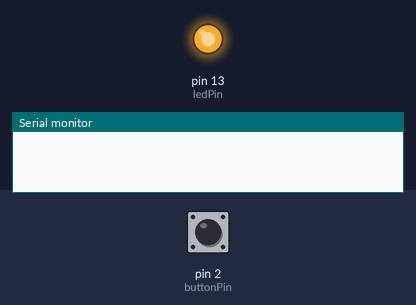
Bench run of a sketch on a simulated Arduino Uno, built with avr-gcc and run on an emulated ATmega328P. Parts: output pins drawn as LEDs (lit = HIGH), the last lines printed to the serial monitor. The inputs (shaded band) are chosen by the test bench; at power-on: pin 2 (buttonPin) LOW. Random numbers use the default seed unless the sketch sets one.

Above: at 3.9 s.
4.0 s: pin 2 (buttonPin) pulled HIGH for 0.15 s
At 5.0 s:
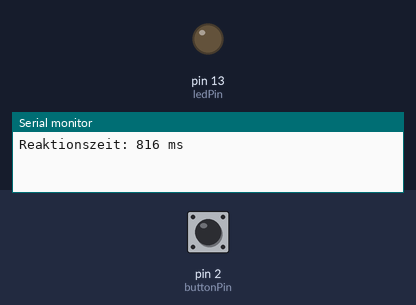
5.6 s: pin 2 (buttonPin) pulled HIGH for 3.2 s
Timing chart, 0 to 15.3 s (numbered marks = the images above; inputs shaded):
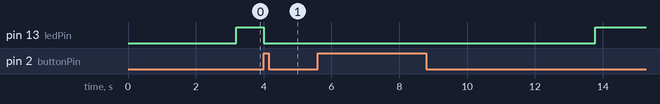

Measured:
- after the input at 4.0 s, pin 13 (ledPin): HIGH → LOW at once

The sketch:

reaktionszeit.ino
```cpp
int ledPin = 13;
int buttonPin = 2;
unsigned long startTime;
bool ready = false;

void setup() {
  pinMode(ledPin, OUTPUT);
  pinMode(buttonPin, INPUT);
  Serial.begin(9600);
  randomSeed(analogRead(0));
}

void loop() {
  delay(random(2000, 5000));
  digitalWrite(ledPin, HIGH);
  startTime = millis();
  ready = true;

  while (ready) {
    if (digitalRead(buttonPin) == HIGH) {
      unsigned long reactionTime = millis() - startTime;
      Serial.print("Reaktionszeit: ");
      Serial.print(reactionTime);
      Serial.println(" ms");
      digitalWrite(ledPin, LOW);
      ready = false;
      delay(2000);
    }
  }
}
```
